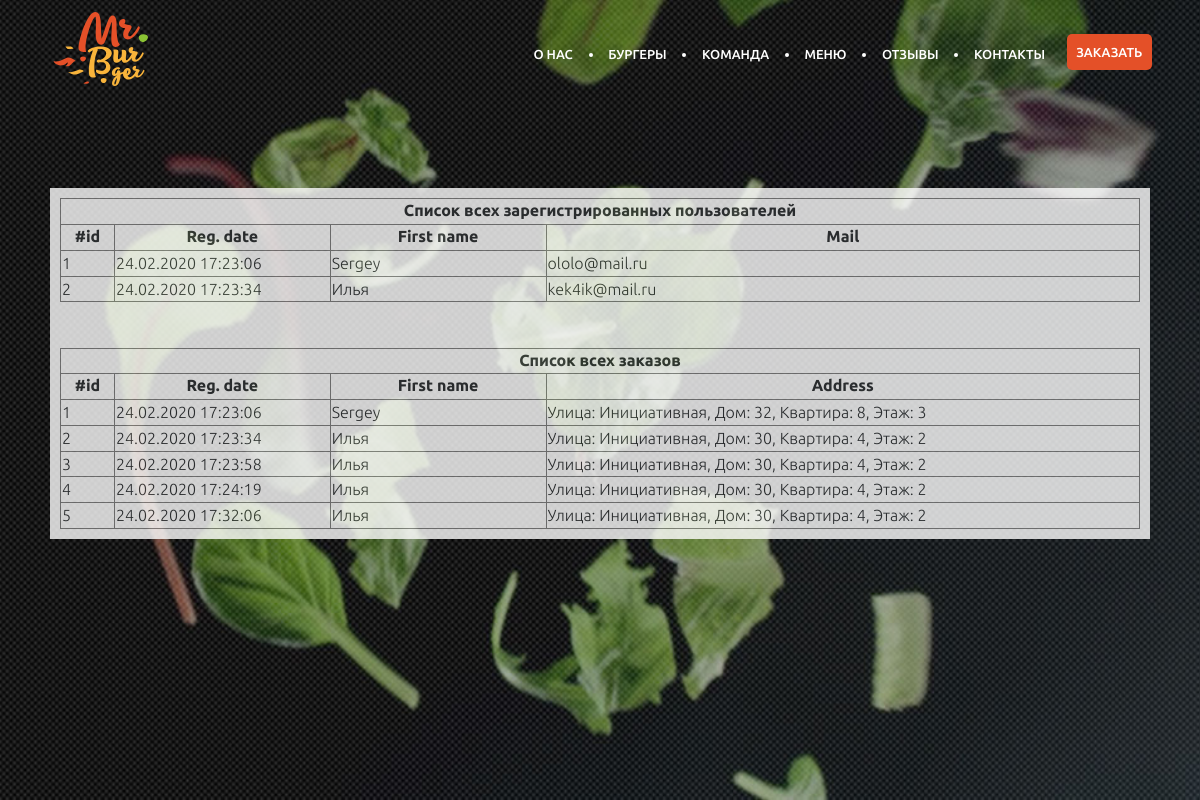
Page /admin-ka-_-/index.php on the committed database.
### tables this page shows
CREATE TABLE `users` (
  `id` int(10) unsigned NOT NULL AUTO_INCREMENT,
  `dt_reg` datetime NOT NULL,
  `first_name` varchar(30) DEFAULT NULL,
  `phone` varchar(20) DEFAULT NULL,
  `mail` varchar(50) DEFAULT NULL,
  `street` varchar(50) DEFAULT NULL,
  `house` varchar(15) DEFAULT NULL,
  `building` varchar(15) DEFAULT NULL,
  `apartment` varchar(5) DEFAULT NULL,
  `floor` varchar(5) DEFAULT NULL,
  PRIMARY KEY (`id`),
  UNIQUE KEY `mail` (`mail`)
);

CREATE TABLE `orders` (
  `id` int(10) unsigned NOT NULL AUTO_INCREMENT,
  `user_id` int(10) unsigned NOT NULL,
  `order_date` datetime NOT NULL,
  `address` varchar(200) NOT NULL,
  `comment` varchar(255) DEFAULT NULL,
  `need_change` tinyint(1) unsigned DEFAULT NULL,
  `card_payment` tinyint(1) unsigned DEFAULT NULL,
  `not_call` tinyint(1) unsigned DEFAULT NULL,
  PRIMARY KEY (`id`),
  KEY `user_id` (`user_id`)
);

### config.php (called while the page is built, shortened)
<?php
function includeClasses($classname){
    $file = ROOT_PATH.DIRECTORY_SEPARATOR."classes".DIRECTORY_SEPARATOR."{$classname}.php";
}

### classes/DB.php (called while the page is built, shortened)
<?php
class DB
{
    protected static $instance = null;
    public static function instance()
    {
        if (self::$instance === null) {
            $opt  = array(
                PDO::ATTR_DEFAULT_FETCH_MODE => PDO::FETCH_ASSOC,
                PDO::ATTR_EMULATE_PREPARES   => TRUE,
            );
            $opt[PDO::ATTR_ERRMODE] = (Settings::DEBUG_MODE) ? PDO::ERRMODE_EXCEPTION : PDO::ERRMODE_SILENT;
            $dsn = 'mysql:host='.Settings::MYSQL_HOST.';dbname='.Settings::MYSQL_DB.';charset='.Settings::MYSQL_CHAR;
            self::$instance = new PDO($dsn, Settings::MYSQL_USER, Settings::MYSQL_PASS, $opt);
            self::$instance->exec("SET NAMES ".Settings::MYSQL_CHAR);
        }
        return self::$instance;
    }
    public static function run($sql, $args = array()){
        $stmt = self::instance()->prepare($sql);
        $stmt->execute($args);
        return $stmt;
    }
}

### admin-ka-_-/index.php (the view, shortened to what this page needs)
<?php
require_once("../config.php");
$allUsers = DB::run("SELECT id, DATE_FORMAT(dt_reg, '%d.%m.%Y %H:%i:%s') AS dt, first_name, mail FROM users")->fetchAll();
$allOrders = DB::run("SELECT id, DATE_FORMAT(order_date, '%d.%m.%Y %H:%i:%s') AS dt, (SELECT first_name FROM users WHERE users.id = orders.user_id) AS first_name, address FROM orders")->fetchAll();
$usersBody = "";
foreach ($allUsers AS $val) {
    $usersBody .= "<tr><td>{$val['id']}</td><td>{$val['dt']}</td><td>{$val['first_name']}</td><td>{$val['mail']}</td></tr>";
}
$ordersBody = "";
foreach ($allOrders AS $val) {
    $ordersBody .= "<tr><td>{$val['id']}</td><td>{$val['dt']}</td><td>{$val['first_name']}</td><td>{$val['address']}</td></tr>";
}
?>
<!DOCTYPE html>
<html lang="ru">
<head>
    <link rel="stylesheet" href="../css/vendors.min.css">
    <link rel="stylesheet" href="../css/main.min.css">
</head>
<body>
<div class="wrapper">
    <div class="maincontent">
        <section class="section hero">
            <div class="container">
                <header class="header">
                    <div class="header__logo"><a class="logo" href="/"><img class="logo__icon" src="../img/icons/logo.svg"></a></div>
                    <div class="header__menu">
                        <nav class="nav">
                            <ul class="nav__list">
                                <li class="nav__item"><a class="nav__link" href="/index.php#link-about">о нас</a>
                                </li>
                                <li class="nav__item"><a class="nav__link" href="/index.php#link-burgers">бургеры</a>
                                </li>
                                <li class="nav__item"><a class="nav__link" href="/index.php#link-team">команда</a>
                                </li>
                                <li class="nav__item"><a class="nav__link" href="/index.php#link-menu">меню</a>
                                </li>
                                <li class="nav__item"><a class="nav__link" href="/index.php#link-reviews">отзывы</a>
                                </li>
                                <li class="nav__item"><a class="nav__link" href="/index.php#link-map">контакты</a>
                                </li>
                            </ul>
                        </nav>
                    </div>
                    <div class="header__links"><a class="order-link btn" href="/index.php#link-lets-order">Заказать</a></div>
                </header>
                <div class="hero__container">
                    <div class="hero__content" style="background-color: white;opacity:.8;min-height:300px;padding:10px;display: block;">
                        <table width="100%" border="1">
                            <thead>
                                <tr><th colspan="4">Список всех зарегистрированных пользователей</th></tr>
                                <tr>
                                    <th width="5%">#id</th>
                                    <th width="20%">Reg. date</th>
                                    <th width="20%">First name</th>
                                    <th>Mail</th>
                                </tr>
                            </thead>
                            <tbody>
                                <?=$usersBody;?>
                            </tbody>
                        </table><br><br>
                        <table width="100%" border="1">
                            <thead>
                                <tr><th colspan="4">Список всех заказов</th></tr>
                                <tr>
                                    <th width="5%">#id</th>
                                    <th width="20%">Reg. date</th>
                                    <th width="20%">First name</th>
                                    <th>Address</th>
                                </tr>
                            </thead>
                            <tbody>
                                <?=$ordersBody;?>
                            </tbody>
                        </table>
                    </div>
                </div>
            </div>
        </section>
    </div>
</div>
</body>
</html>

### rows in the picture
users: id "1", dt "24.02.2020 17:23:06", first_name "Sergey", mail "ololo@mail.ru"
users: id "2", dt "24.02.2020 17:23:34", first_name "Илья", mail "kek4ik@mail.ru"
orders: id "1", dt "24.02.2020 17:23:06", first_name "Sergey", address "Улица: Инициативная, Дом: 32, Квартира: 8, Этаж: 3"
orders: id "2", dt "24.02.2020 17:23:34", first_name "Илья", address "Улица: Инициативная, Дом: 30, Квартира: 4, Этаж: 2"
orders: id "3", dt "24.02.2020 17:23:58", first_name "Илья", address "Улица: Инициативная, Дом: 30, Квартира: 4, Этаж: 2"
orders: id "4", dt "24.02.2020 17:24:19", first_name "Илья", address "Улица: Инициативная, Дом: 30, Квартира: 4, Этаж: 2"
orders: id "5", dt "24.02.2020 17:32:06", first_name "Илья", address "Улица: Инициативная, Дом: 30, Квартира: 4, Этаж: 2"
